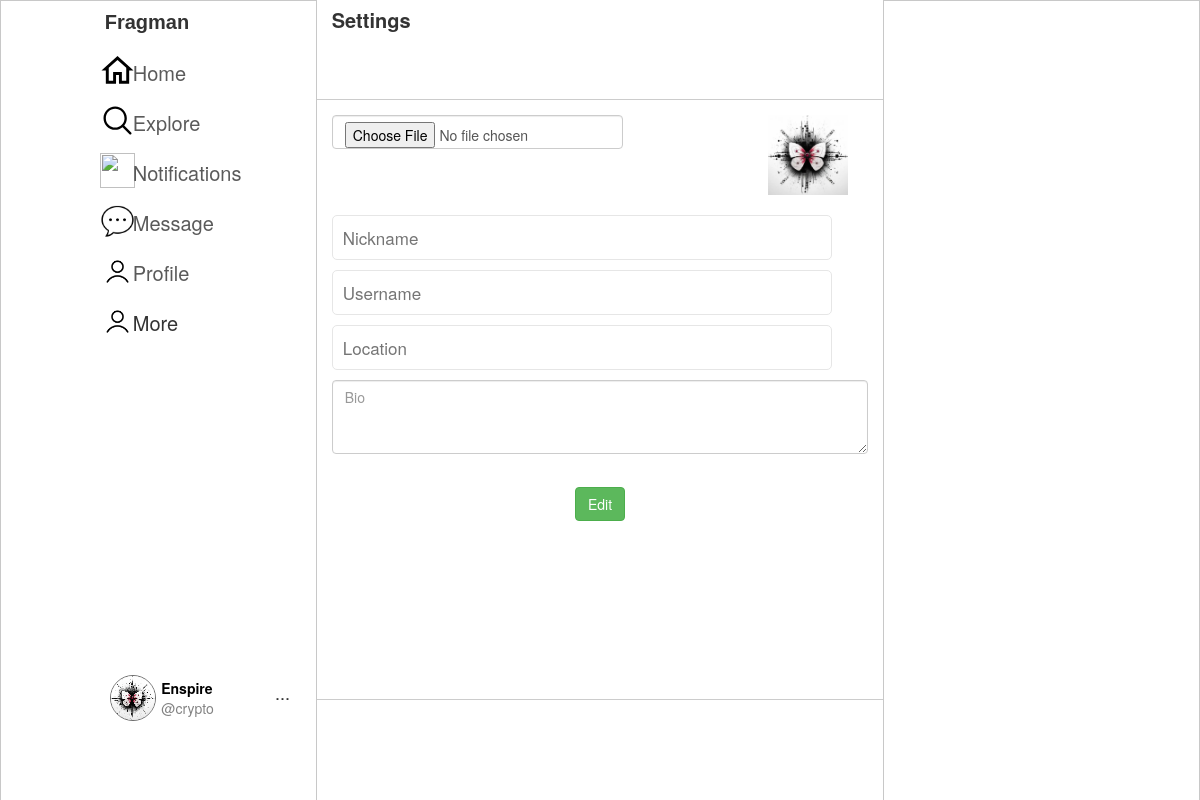
The app's page /settings (signed in) with its own data.
### main/models.py (models this page shows, shortened)
class Profile(models.Model):
    first_name = models.CharField(max_length=100, blank=True)
    last_name = models.CharField(max_length=100, blank=True)
    nickname = models.CharField(max_length=100, blank=True)
    username = models.ForeignKey(User, on_delete=models.CASCADE)
    friends = models.ManyToManyField(User, blank=True, related_name="friends")
    avatar = models.ImageField(default="photo_2021-10-16_13-01-08.jpg", upload_to='avatars/')
    bio = models.TextField(max_length=2000, blank=True)
    location = models.CharField(max_length=200, blank=True)
    created = models.DateTimeField(auto_now_add=True)
    updated = models.DateTimeField(auto_now=True)

### main/views.py (the view)
# urls.py: path("settings", views.settings, name="settings"),
@login_required(login_url='login')
def settings(request):
    user = request.user
    user_obj = User.objects.get(username=user.username)
    profile = Profile.objects.get(username=user_obj)
    return render(request, 'settings.html', {
        "my_profile": profile,
        "user": user,
    })

### templates/settings.html (shortened to what this page needs)
{% extends 'base.html' %}
{% load static %}
{% block content %}
    <div class="Page">
        <div class="wrap-container">
            <div class="navigate-bars wrap-1">
                <div class="empty">
                </div>
                <div class="main-left-container">
                    <div class="logo">
                        <h4>Fragman</h4>
                    </div>
                    <nav class="nav-bar">
                        <div class="home-nav">
                            <div class="svg">
                            </div>
                            <div class="a">
                                <a href="{% url 'index' %}" class="home-href">Home</a>
                            </div>
                        </div>
                        <div class="home-nav">
                            <div class="svg">
                            </div>
                            <div class="explore">
                                <a href="{% url 'explore' %}" class="explore-href">Explore</a>
                            </div>
                        </div>
                        <div class="home-nav">
                            <div class="svg">
                                <img style="width: 35px; height: 35px"
                                     src="{% static 'images/icons8-notifications-78.png' %}" alt="">
                            </div>
                            <div class="notifications">
                                <a href="{% url 'notifications' %}" class="notifications-href">Notifications</a>
                            </div>
                        </div>
                        <div class="home-nav">
                            <div class="svg">
                                <img style="width: 35px; height: 35px"
                                     src="{% static 'images/icons8-chat-bubble-50.png' %}" alt="">
                            </div>
                            <div class="Message">
                                <a href="{% url 'show_msg' %}" class="Message-href">Message</a>
                            </div>
                        </div>
                        <div class="home-nav">
                            <div class="svg">
                                <img style="width: 35px; height: 35px"
                                     src="{% static 'images/icons8-customer-64.png' %}" alt="">
                            </div>
                            <div class="Profile">
                                <a href="profile/{{ user.username }}" class="profile-href">Profile</a>
                            </div>
                        </div>
                        <div class="home-nav">
                            <div class="svg">
                                <img style="width: 35px; height: 35px"
                                     src="{% static 'images/icons8-customer-64.png' %}" alt="">
                            </div>
                            <div class="More">
                                <a class="more-href">More</a>
                            </div>
                        </div>
                    </nav>
                    <div class="more-settings">
                        <div class="logout-profile-settings">
                            <div class="lgm">
                                <div>
                                    <img class="logo-image lgm" src="{{ my_profile.avatar.url }}" alt="">
                                </div>
                            </div>
                            <div class="user-nick">
                                <div class="set-nick-user">
                                    <span class="nickname ">{{ my_profile.nickname }}</span>
                                    <span class="username">@{{ my_profile.username }}</span>
                                </div>
                            </div>
                            <div class="dots">
                                <h4>...</h4>
                            </div>
                        </div>
                    </div>
                </div>
            </div>
            <div class="content-sector wrap-2">
                <div class="header-settings">
                    <div class="settings-name">
                        <span>Settings</span>
                    </div>
                </div>
                <div class="container-settings">
                    <form action="{% url 'edit_profile' %}" enctype="multipart/form-data" method="post">
                        <div class="settings-edit-items">
                            <div class="avatar-edit">
                                <div class="mb-3">
                                    <input name="avatar" accept=".jpg, .jpeg, .png" class="form-control" type="file"
                                           id="formFile">
                                </div>
                                <div class="avatar-box-edit">
                                    <img id="imgEdit" src="{{ my_profile.avatar.url }}"
                                         style="width: 80px; height: 80px" alt="">
                                </div>
                            </div>
                            <div class="nickname-edit">
                                <input class="input-edit" name="nickname" type="text" placeholder="Nickname">
                            </div>
                            <div class="username-edit">
                                <input class="input-edit" name="username" type="text" placeholder="Username">
                            </div>
                            <div class="location-edit">
                                <input class="input-edit" name="location" type="text" placeholder="Location">
                            </div>
                            <div class="bio-edit">
                                <div class="mb-3">
                                    <textarea name="bio" class="form-control textarea-dit" id="" rows="3"
                                              placeholder="Bio"></textarea>
                                </div>
                            </div>
                        </div>
                        <div class="btn-edit-submit">
                            <div class="col-auto">
                                <button type="submit" class="btn btn-success mb-3">Edit</button>
                            </div>
                        </div>
                    </form>
                </div>
            </div>
            <div class="left-side wrap3">
                <div class="empty">
                </div>
            </div>
        </div>
    </div>
{% endblock %}

### static_root/css/style.css (style rules this page uses)
body { margin: 0; font-size: 14px; font-family: Arial sans-serif; background: #e9e9e9; }
* { box-sizing: border-box; }
.wrap-container { display: flex; }
.navigate-bars { flex: 1; background: #ffffff; border: 1px solid #c8c8c8; height: 100vh; }
.content-sector { flex: 1.8 }
.left-side { flex: 1; background: #ffffff; border: 1px solid #c8c8c8; }
form { width: 100%; }
.logo-image { width: 46px; height: 46px; border-radius: 50%; border: 1px solid #6a6a6a; image-rendering: pixelated; object-fit: cover; position: relative; }
.more-settings { display: flex; align-items: center; justify-content: center; }
.nickname { color: black; font-weight: bold; margin-right: 5px; }
.username { color: #828282; }
.navigate-bars { display: flex; width: 100%; }
.empty { width: 25%; }
.main-left-container { width: 70%; }
.logo { margin-bottom: 20px; }
.logo h4 { font-size: 20px; font-weight: bolder; font-family: "Sitka Heading", sans-serif; margin-left: 25px; }
.home-nav { width: 100%; height: 40px; display: flex; align-items: center; margin: 10px; transition: .3s; }
.svg { height: 100%; width: 15%; justify-content: center; align-items: center; margin-left: 10px; }
.svg svg { width: 35px; height: 35px; }
.a, .explore, .notifications, .Message, .Profile, .More { display: flex; height: 100%; width: 90%; justify-content: flex-start; align-items: center; }
.home-href, .explore-href, .notifications-href, .Message-href, .profile-href, .more-href { color: #5a5a5a; font-size: 20px; }
.logout-profile-settings { width: 100%; height: 50px; }
.more-settings { position: relative; top: 320px; }
.user-nick { width: 60%; }
.logout-profile-settings { display: flex; width: 100%; justify-content: space-between; align-items: center; margin-left: 20px; height: 50px; transition: .3s; padding: 10px; }
.set-nick-user { display: flex; flex-direction: column; }
.dots { position: relative; bottom: 5px; }
.left-side { display: flex; }
.navigate-bars, .left-side { border-bottom: none; }
.header-settings { width: 100%; height: 100px; background: white; border-bottom: 1px solid #cccccc; }
.settings-name { width: 100%; height: 20px; display: flex; justify-content: flex-start; align-items: center; margin-left: 15px; margin-top: 10px; }
.settings-name span { font-size: 20px; font-weight: bold; }
.container-settings { width: 100%; height: 600px; border-bottom: 1px solid #cccccc; }
.avatar-box-edit { width: 100px; height: 100px; }
.container-settings form { width: 100%; padding: 15px; }
.avatar-edit { width: 100%; display: flex; justify-content: space-between; }
.input-edit { width: 500px; height: 45px; padding: 10px; font-size: 17px; outline: none; margin-bottom: 10px; border-radius: 5px; border: 1px solid #e6e6e6; transition: .3s; }
.textarea-dit { outline: none; }
.btn-edit-submit { width: 100%; height: 50px; display: flex; justify-content: center; align-items: center; margin-top: 30px; }
body { margin: 0; padding: 0; font-family: Arial, sans-serif; }
.content-sector { display: flex; flex-direction: column; height: 100vh; }

### records on screen
Profile: avatar (picture), nickname "Enspire", username "crypto"
